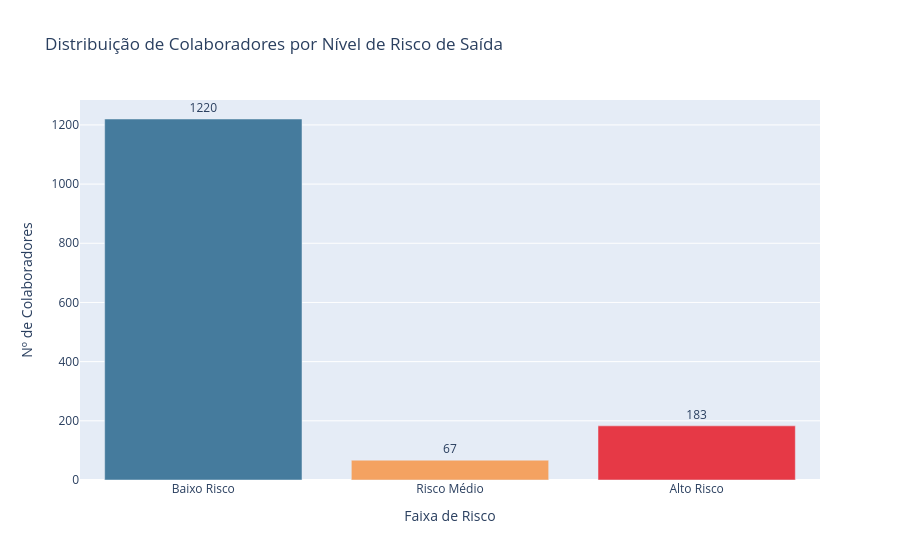

The notebook cell saved with this chart:
### Code cell
# Colaboradores em risco — simulação de uso do modelo em produção
prob_saida = modelo.predict_proba(X)[:, 1]
df_risco = df.copy()
df_risco['probabilidade_saida'] = prob_saida
df_risco['faixa_risco'] = pd.cut(
    prob_saida,
    bins=[0, 0.3, 0.6, 1.0],
    labels=['Baixo Risco', 'Risco Médio', 'Alto Risco']
)

risco_resumo = df_risco.groupby('faixa_risco', observed=True).agg(
    total=('probabilidade_saida', 'count'),
    salario_medio=('MonthlyIncome', 'mean')
).reset_index()

fig = px.bar(
    risco_resumo, x='faixa_risco', y='total',
    color='faixa_risco',
    color_discrete_map={
        'Baixo Risco': '#457B9D',
        'Risco Médio': '#F4A261',
        'Alto Risco': '#E63946'
    },
    title='Distribuição de Colaboradores por Nível de Risco de Saída',
    labels={'faixa_risco': 'Faixa de Risco', 'total': 'Nº de Colaboradores'},
    text='total'
)
fig.update_traces(textposition='outside')
fig.update_layout(showlegend=False)
fig.show()

print('\nResumo por faixa de risco:')
print(risco_resumo.to_string(index=False))

### Figure 1 — Plotly figure (JSON) as saved in the notebook; plotly's stock layout.template omitted (floating-point values rounded to 4 significant figures)
{"data": [{"hovertemplate": "Faixa de Risco=%{x}<br>Nº de Colaboradores=%{text}<extra></extra>", "legendgroup": "Baixo Risco", "marker": {"color": "#457B9D", "pattern": {"shape": ""}}, "name": "Baixo Risco", "orientation": "v", "showlegend": true, "text": [1220.0], "textposition": "outside", "type": "bar", "x": ["Baixo Risco"], "xaxis": "x", "y": [1220], "yaxis": "y"}, {"hovertemplate": "Faixa de Risco=%{x}<br>Nº de Colaboradores=%{text}<extra></extra>", "legendgroup": "Risco Médio", "marker": {"color": "#F4A261", "pattern": {"shape": ""}}, "name": "Risco Médio", "orientation": "v", "showlegend": true, "text": [67.0], "textposition": "outside", "type": "bar", "x": ["Risco Médio"], "xaxis": "x", "y": [67], "yaxis": "y"}, {"hovertemplate": "Faixa de Risco=%{x}<br>Nº de Colaboradores=%{text}<extra></extra>", "legendgroup": "Alto Risco", "marker": {"color": "#E63946", "pattern": {"shape": ""}}, "name": "Alto Risco", "orientation": "v", "showlegend": true, "text": [183.0], "textposition": "outside", "type": "bar", "x": ["Alto Risco"], "xaxis": "x", "y": [183], "yaxis": "y"}], "layout": {"barmode": "relative", "legend": {"title": {"text": "Faixa de Risco"}, "tracegroupgap": 0}, "showlegend": false, "title": {"text": "Distribuição de Colaboradores por Nível de Risco de Saída"}, "xaxis": {"anchor": "y", "categoryarray": ["Baixo Risco", "Risco Médio", "Alto Risco"], "categoryorder": "array", "domain": [0.0, 1.0], "title": {"text": "Faixa de Risco"}}, "yaxis": {"anchor": "x", "domain": [0.0, 1.0], "title": {"text": "Nº de Colaboradores"}}}}
